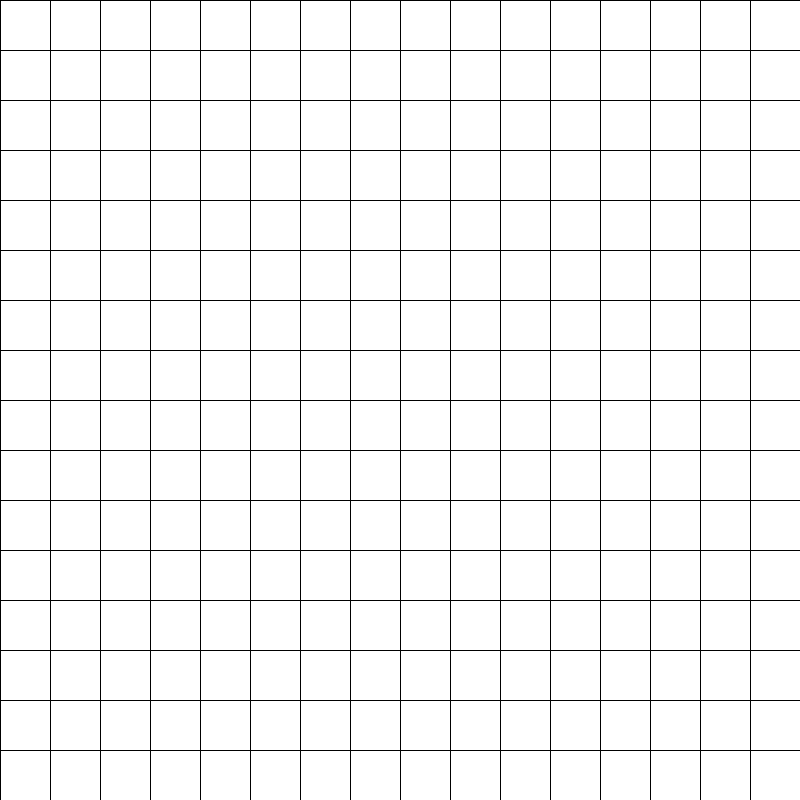
Frame 1 (no input)
Frame 60 (the mouse pressed at the canvas centre just before this capture): identical to frame 1, image omitted
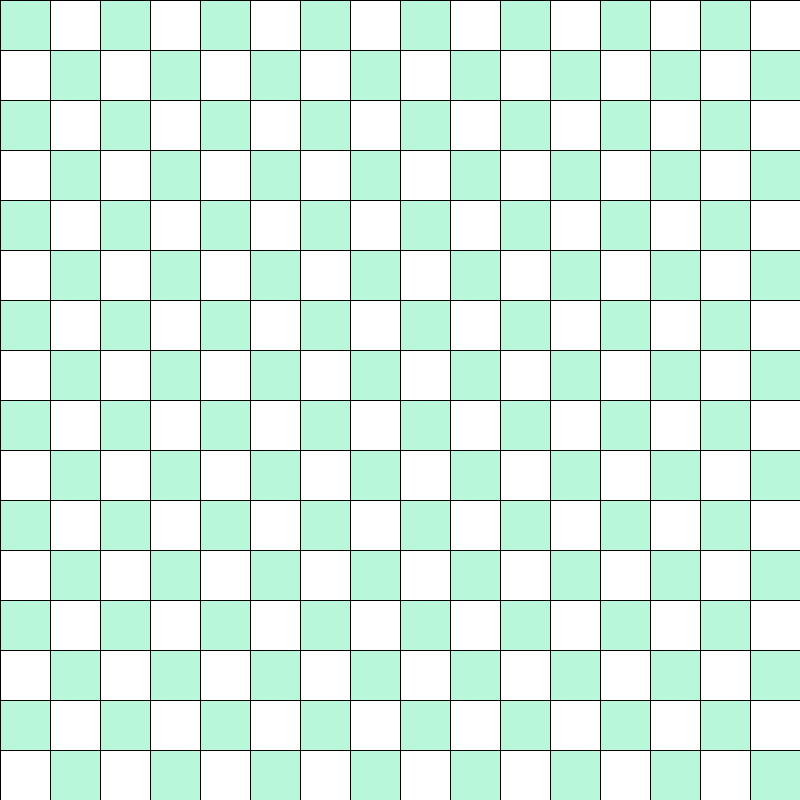
Frame 120 (the mouse held since frame 60 and released just before this capture)

The Processing sketch that drew these frames (run headless with seeded random() and noise(); from frame 60 on, the mouse is pressed at the canvas centre):

// Processing sketch: checkerbTimer
// ── checkerbTimer.pde
int count;
int sizeOfSquare;
int r1;
int g1;
int b1;

int r;
int g;
int b;

//works like the runner...always start with size()
void setup() {
  size(800, 800);
  //fullScreen();
  count=0;
  sizeOfSquare=50;
  r1=255;
  g1=255;
  b1=255;

  r=255;
  g=255;
  b=255;
}

//draws continuously for animation, interaction, etc
void draw() {
  makeRects();
}

void makeRects() {
 //row1
  int count=0;
  for (int y=0; y<=height; y+=sizeOfSquare) {
    for (int x=0; x<=width; x+=sizeOfSquare) {
    if (count%2==0) {
      fill(r1, g1, b1);
    } else {
      fill(r, g, b);
    }
    count++;
    rect(x, y, sizeOfSquare, sizeOfSquare);
  }
  }
}
void mousePressed() {
  if (count%2==0) {
    r1=(int)(Math.random()*255);
    g1=(int)(Math.random()*255);
    b1=(int)(Math.random()*255);
  } else {
    r=(int)(Math.random()*255);
    g=(int)(Math.random()*255);
    b=(int)(Math.random()*255);
  }
  count++;
}
